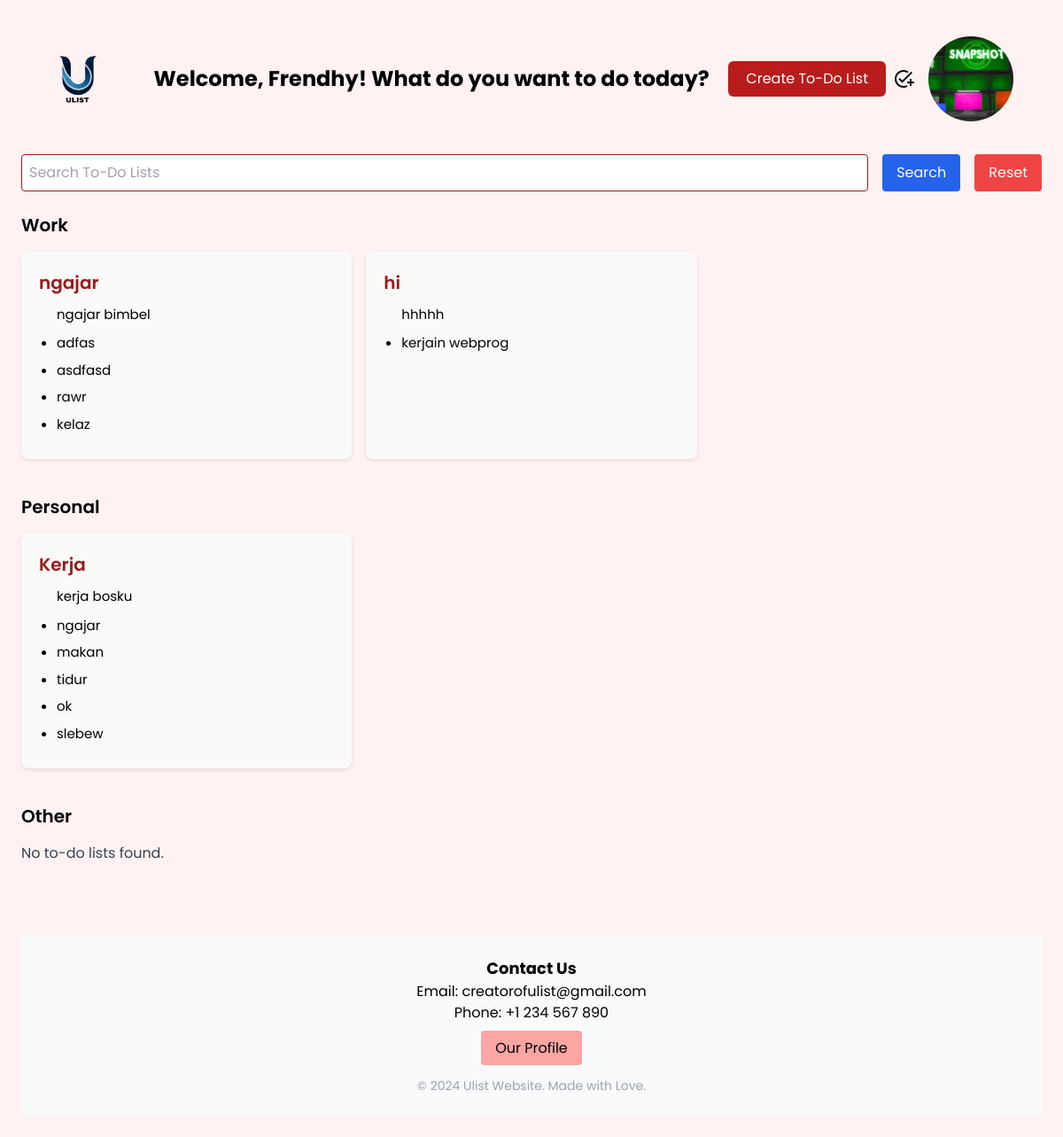
Page /php/dashboard.php (signed in) on the committed database.
### tables this page shows
CREATE TABLE `users` (
  `id` int(11) NOT NULL,
  `username` varchar(255) NOT NULL,
  `email` varchar(255) NOT NULL,
  `date` date NOT NULL,
  `password` varchar(255) NOT NULL,
  `created_at` timestamp NOT NULL DEFAULT current_timestamp(),
  `filepath` varchar(255) NOT NULL
);

CREATE TABLE `todo_lists` (
  `id` int(11) NOT NULL,
  `user_id` int(11) NOT NULL,
  `title` varchar(255) NOT NULL,
  `created_at` timestamp NOT NULL DEFAULT current_timestamp(),
  `category` varchar(255) DEFAULT NULL
);

CREATE TABLE `tasks` (
  `id` int(11) NOT NULL,
  `todo_id` int(11) DEFAULT NULL,
  `task` varchar(255) DEFAULT NULL,
  `description` varchar(350) NOT NULL,
  `is_checked` tinyint(1) NOT NULL
);

### php/dashboard.php (the view, shortened to what this page needs)
<?php
require_once('db.php');
$user_id = $_SESSION['user_id'];
$sql_user = "SELECT username, filepath FROM users WHERE id = ?";
$stmt_user = $db->prepare($sql_user);
$stmt_user->execute([$user_id]);
$user = $stmt_user->fetch(PDO::FETCH_ASSOC);
$search_query = isset($_GET['search']) ? trim($_GET['search']) : '';
$sql = "SELECT * FROM todo_lists WHERE user_id = ?";
if ($search_query) {
    $sql .= " AND title LIKE ?";
    $params = [$user_id, "%$search_query%"];
} else {
    $params = [$user_id];
}
$sql .= " ORDER BY category";
$stmt = $db->prepare($sql);
$stmt->execute($params);
$lists = $stmt->fetchAll(PDO::FETCH_ASSOC);
$categories = [
    'Work' => [],
    'Personal' => [],
    'Other' => []
];
foreach ($lists as $list) {
    $categories[$list['category']][] = $list;
}
?>
<!DOCTYPE html>
<html lang="en">
<script src="https://cdn.tailwindcss.com"></script>
</head>
<body class="p-6 bg-red-50 poppins-regular">
    <div class="mb-5 flex flex-col sm:flex-row items-center justify-between">
        <img class="w-32 h-22" src="../photos/logo.png"></img>
        <h1 class="text-2xl text-center font-bold mb-4 sm:mb-0">Welcome, <?= htmlspecialchars($user['username']) ?>! What do you want to do today?</h1>
        <div class="flex items-center mt-4 sm:mt-0">
            <a href="create_todo.php" class="bg-red-700 text-white px-5 py-2 mr-2 rounded-md hover:bg-red-500 transition">Create To-Do List</a>
            <a href="create_todo.php"><span class="material-icons-outlined mr-4 mt-2">add_task</span></a>
            <a href="profile.php">
                <img src="<?= htmlspecialchars($user['filepath']) ?>" class="mr-8 w-16 h-16 sm:w-20 sm:h-20 md:w-24 md:h-24 rounded-full cursor-pointer object-cover hover:opacity-50" alt="Profile Photo">
            </a>
        </div>
    </div>
    <form method="GET" action="" class="flex gap-4 mb-6">
        <input type="text" name="search" value="<?= htmlspecialchars($search_query) ?>" placeholder="Search To-Do Lists"
            class="border border-red-800 p-2 rounded w-full">
        <button type="submit" class="bg-blue-600 hover:bg-blue-300 text-white px-4 py-2 rounded">Search</button>
        <button type="button" class="bg-red-500 hover:bg-red-300 text-white px-4 py-2 rounded"
            onclick="window.location.href='<?= htmlspecialchars($_SERVER['PHP_SELF']) ?>';">Reset</button>
    </form>
    <div class="mb-6">
        <h2 class="text-xl font-semibold mb-4">Work</h2>
        <div class="grid grid-cols-1 sm:grid-cols-2 lg:grid-cols-3 gap-4">
            <?php foreach ($categories['Work'] as $list): ?>
                <a href="view_todo.php?id=<?= urlencode($list['id']) ?>" class="todo-card hover:bg-gray-200">
                    <h3><?= htmlspecialchars($list['title']) ?></h3>
                    <ul class="todo-list">
                        <?php
                        $sql_tasks = "SELECT * FROM tasks WHERE todo_id = ?";
                        $stmt = $db->prepare($sql_tasks);
                        $stmt->execute([$list['id']]);
                        $tasks = $stmt->fetchAll(PDO::FETCH_ASSOC);
                        if (!empty($tasks)):
                            echo '<h4>' . htmlspecialchars($tasks[0]['description']) . '</h4>';
                            foreach ($tasks as $task): ?>
                                <li><?= htmlspecialchars($task['task']) ?></li>
                        <?php endforeach;
                        endif; ?>
                    </ul>
                </a>
            <?php endforeach; ?>
        </div>
        <h2 class="text-xl font-semibold mb-4 mt-5">Personal</h2>
        <div class="grid grid-cols-1 sm:grid-cols-2 lg:grid-cols-3 gap-4">
            <?php foreach ($categories['Personal'] as $list): ?>
                <a href="view_todo.php?id=<?= urlencode($list['id']) ?>" class="todo-card hover:bg-gray-200">
                    <h3><?= htmlspecialchars($list['title']) ?></h3>
                    <ul class="todo-list">
                        <?php
                        $sql_tasks = "SELECT * FROM tasks WHERE todo_id = ?";
                        $stmt = $db->prepare($sql_tasks);
                        $stmt->execute([$list['id']]);
                        $tasks = $stmt->fetchAll(PDO::FETCH_ASSOC);
                        if (!empty($tasks)):
                            echo '<h4>' . htmlspecialchars($tasks[0]['description']) . '</h4>';
                            foreach ($tasks as $task): ?>
                                <li><?= htmlspecialchars($task['task']) ?></li>
                        <?php endforeach;
                        endif; ?>
                    </ul>
                </a>
            <?php endforeach; ?>
        </div>
        <h2 class="text-xl font-semibold mb-4 mt-5">Other</h2>
        <div class="grid grid-cols-1 sm:grid-cols-2 lg:grid-cols-3 gap-4">
            <?php if (empty($categories['Other'])): ?>
                <div class="text-gray-700">No to-do lists found.</div>
            <?php endif; ?>
        </div>
    </div>
    <footer class="bg-gray-50 text-black py-6 mt-20">
        <div class="max-w-6xl mx-auto px-4 text-center">
            <div class="mb-4">
                <h3 class="font-bold text-lg">Contact Us</h3>
                <p>Email: creatorofulist@gmail.com</p>
                <p>Phone: +1 234 567 890</p>
            </div>
            <a href="profil.php" class="bg-red-300 text-black px-3 py-2 md:px-4 rounded hover:text-red-900 ">Our Profile</a>
            <div class="text-sm text-gray-400 mt-5">
                &copy; 2024 Ulist Website. Made with Love.
            </div>
        </div>
    </footer>
</body>
</html>

### php/dashboard.php (style rules this page uses)
.poppins-regular { font-family: "Poppins", sans-serif; font-weight: 400; font-style: normal; }
.todo-card { background-color: #fafaf9; padding: 20px; border-radius: 8px; margin-bottom: 20px; box-shadow: 0 2px 4px rgba(0, 0, 0, 0.1); }
.todo-card h3 { font-size: 20px; font-weight: 600; margin-bottom: 10px; color: #991b1b; }
.todo-card h4 { font-size: 15px; font-weight: 400; margin-bottom: 10px; }
.todo-card li { margin-bottom: 8px; font-size: 15px; }
.todo-list { list-style: disc; margin-left: 20px; }

### rows in the picture
users: username "Frendhy", filepath (picture)
todo_lists: title "ngajar", tasks.description "ngajar bimbel"
tasks: task "adfas"
tasks: task "asdfasd"
tasks: task "rawr"
tasks: task "kelaz"
todo_lists: title "hi", tasks.description "hhhhh"
tasks: task "kerjain webprog"
todo_lists: title "Kerja", tasks.description "kerja bosku"
tasks: task "ngajar"
tasks: task "makan"
tasks: task "tidur"
tasks: task "ok"
tasks: task "slebew"
